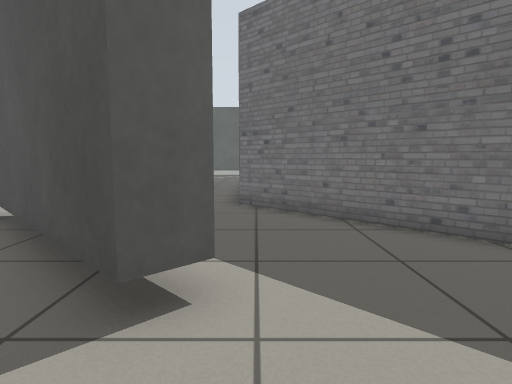
View 1 (above)

16 first-person views from a walk through a world built for the Gazebo simulator. The camera is 0.72 m above the floor, tilts 6° down and sees 75° across. The floor is counted in squares, 0.5 m on a side. Each view is taken from the middle of a square. On the plan, view 1 faces up. The plan holds only what a view shows up to about 15 squares ahead; the rest is blank. Some surface patterns are stand-ins.

View 2
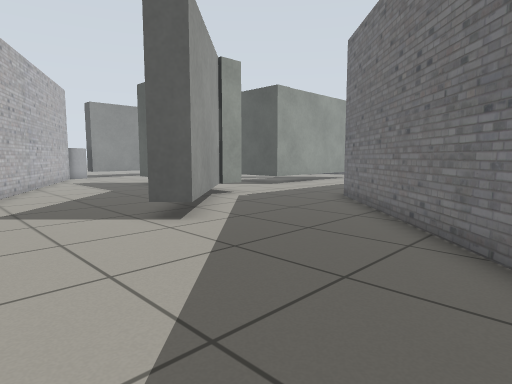

View 3
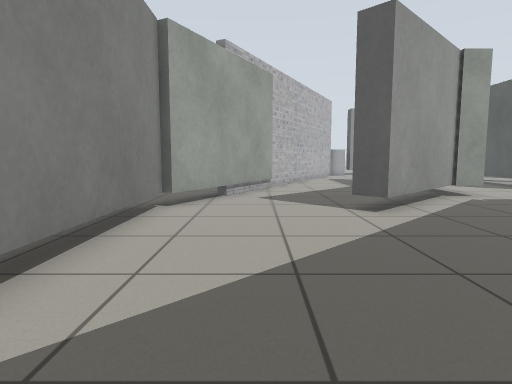

View 4
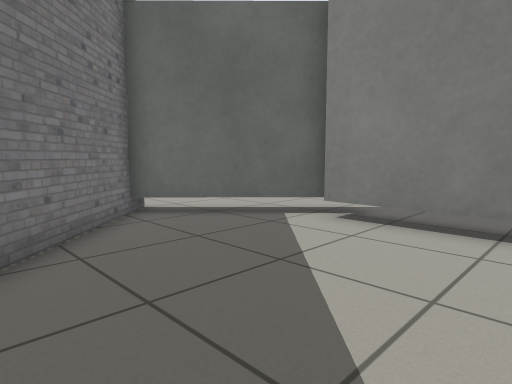

View 5
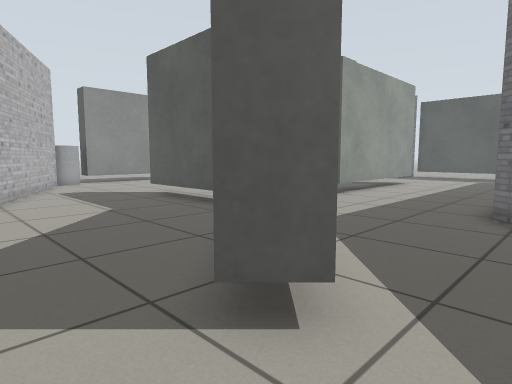

View 6
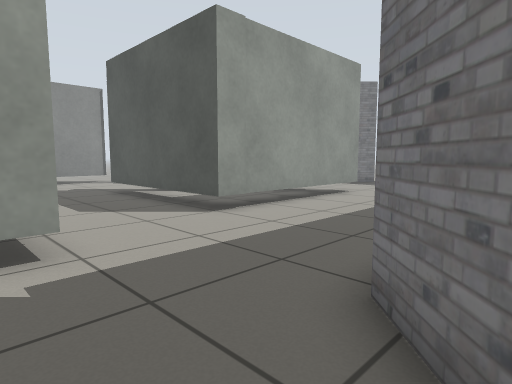

View 7
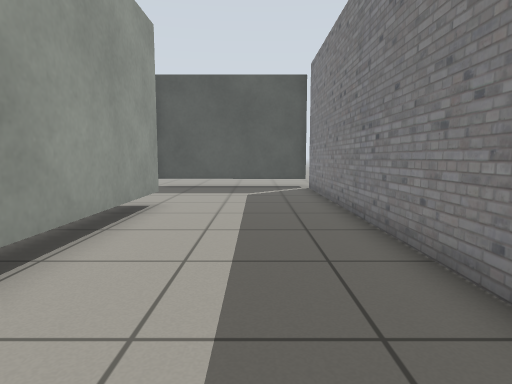

View 8
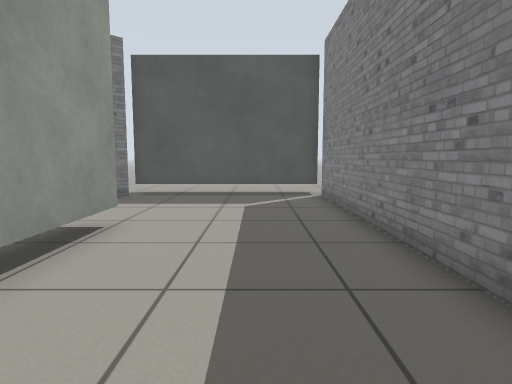

View 9
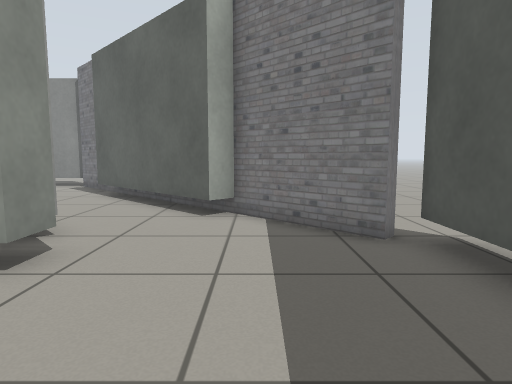

View 10
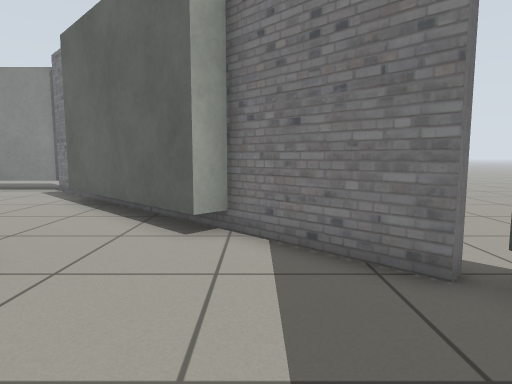

View 11
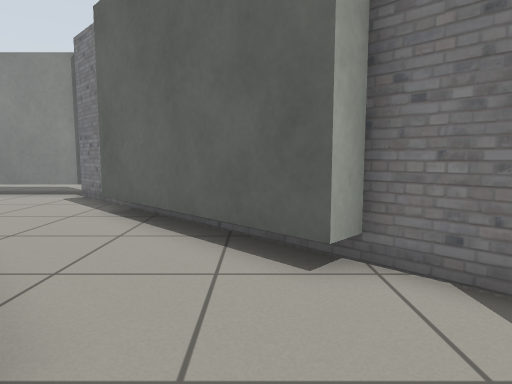

View 12
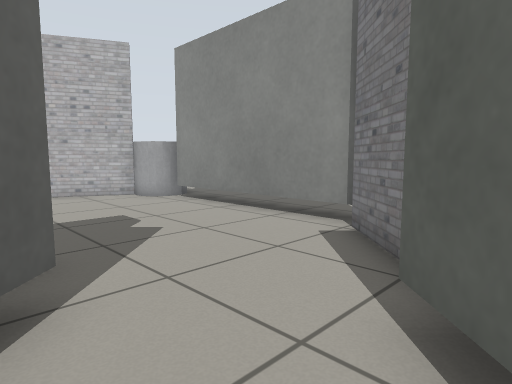

View 13
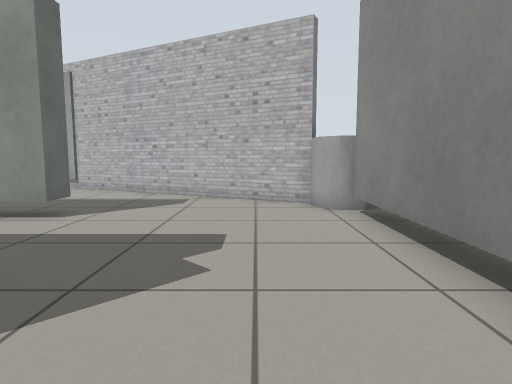

View 14
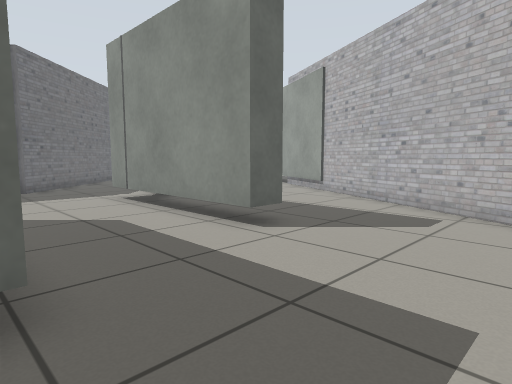

View 15
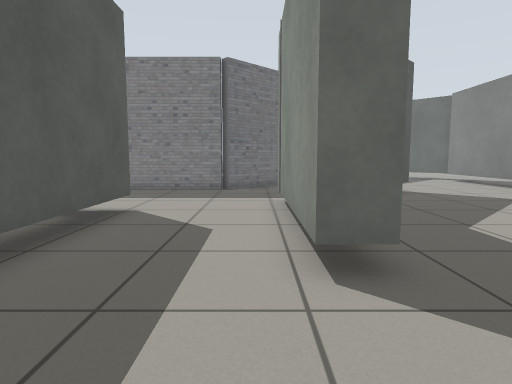

View 16
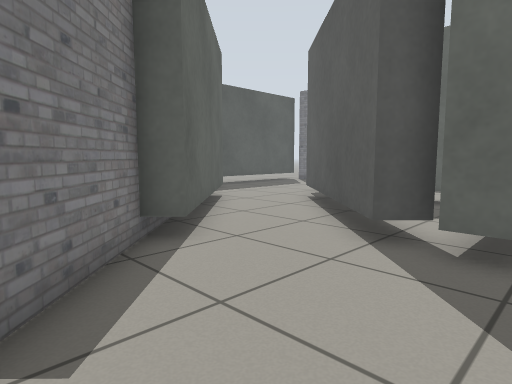

### Floor plan
Key: @ floor where view 1 was taken; # wall or solid block; . floor; T thing the floor can be seen under or through; C grey cylinder.
Columns run from 19 left of view 1 to 9 right of it. Each row starts with its distance up from view 1.
 26            #########
 25           ##.......#
 24          ##........#
 23         ##.........#
 22         ##.........#
 21        ##..........#
 20       ##....##.....#
 19      ##....###.....#
 18     ##....## #.....#
 17   ###....##  #.....#
 16  ##.....##   #.....#
 15 ##.....##   ##.....#
 14 #.....##    ##.....#
 13 #.....########.....#
 12 #..................#
 11 #..................#
 10 #..................##
  9 #...................##
  8 #.......TTTTTTTT.....##
  7 CC............TT......##
  6  C.............##......##
  5  C##............##......##
  4    ###...........##......##
  3      ###..........#.......##
  2        ###.................##
  1          ###................#
  0            ###.....@........#
 -1              ###...........##
 -2              . ###........##
 -3              ... ##########
 -4               ....

Where each view was taken, in squares from view 1:
view 1: 0 up, 0 right, facing up
view 2: 1 down, 6 right, facing up-left
view 3: 0 up, 8 right, facing left
view 4: 4 up, 1 right, facing down-right
view 5: 1 up, 1 right, facing up-left
view 6: 7 up, 1 right, facing up-left
view 7: 10 up, 3 left, facing up
view 8: 13 up, 3 left, facing up
view 9: 23 up, 2 left, facing left
view 10: 23 up, 4 left, facing left
view 11: 21 up, 6 left, facing left
view 12: 18 up, 12 left, facing down-left
view 13: 16 up, 16 left, facing down
view 14: 13 up, 16 left, facing down-right
view 15: 9 up, 15 left, facing right
view 16: 12 up, 18 left, facing up-right
